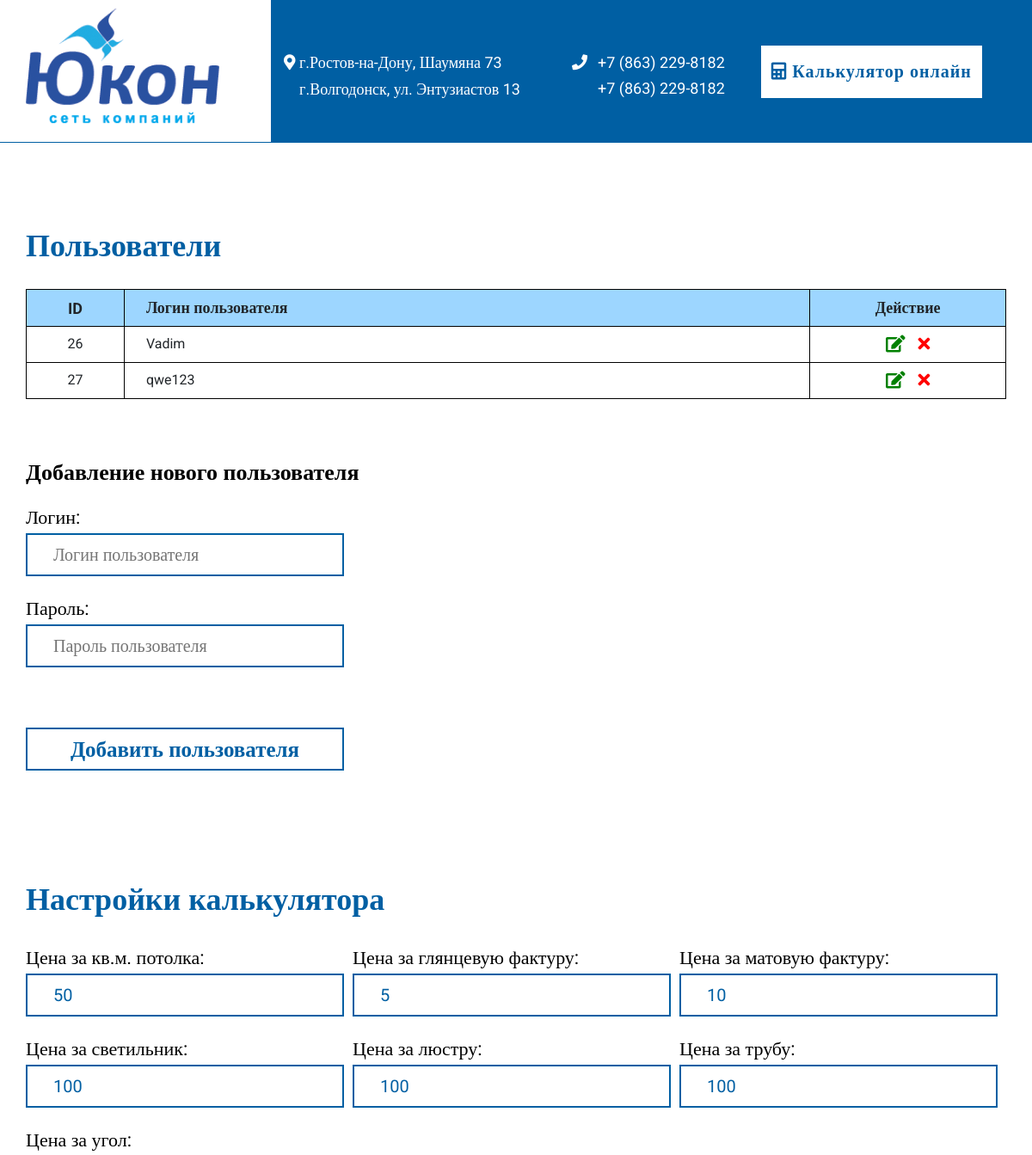
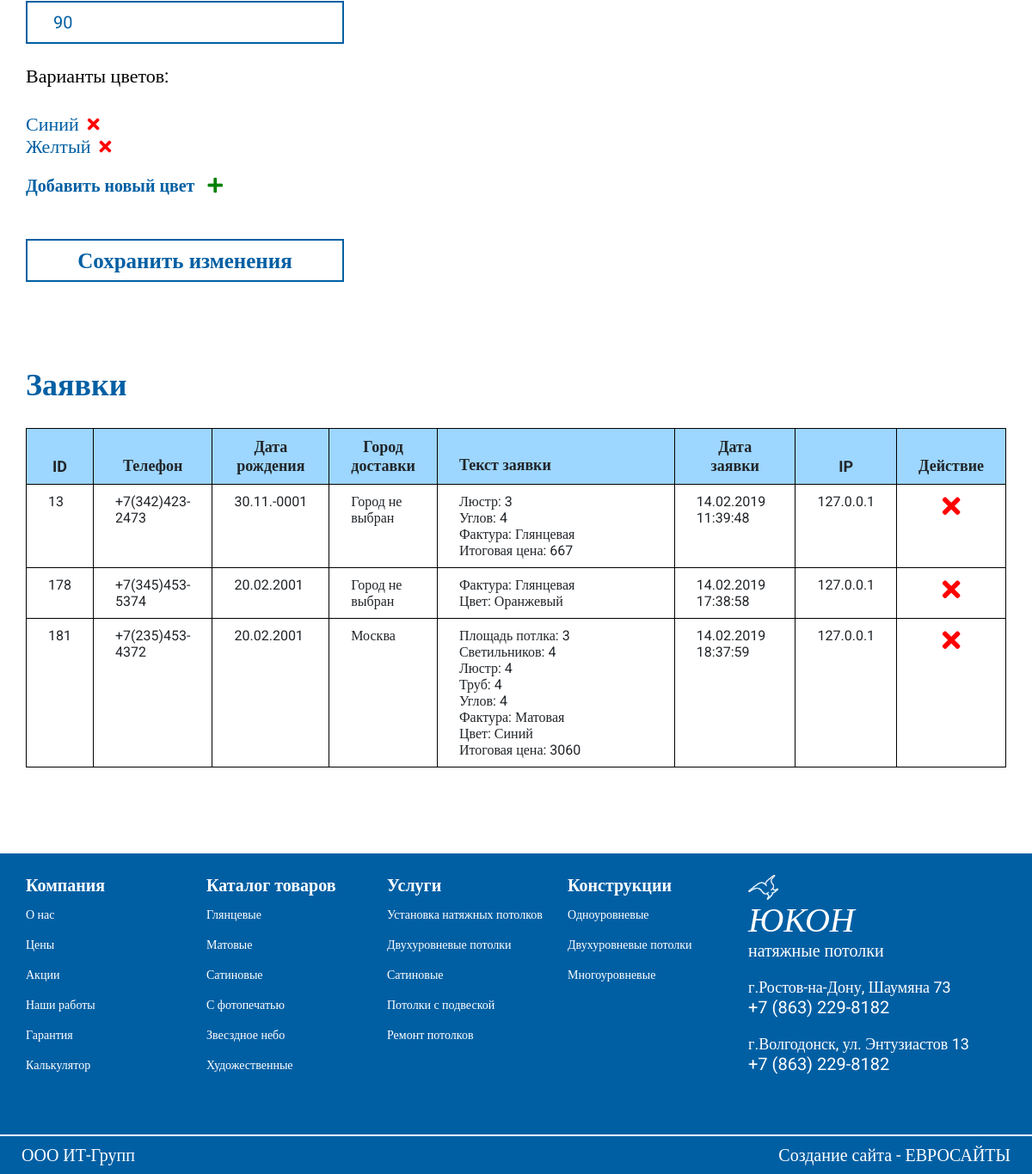
Screenshot of /admin.php (signed in) with the database file from the repository (2 pictures, top to bottom).
### tables this page shows
CREATE TABLE `users` (
  `id` int(5) UNSIGNED NOT NULL,
  `login` varchar(50) NOT NULL,
  `password` varchar(200) NOT NULL
);

CREATE TABLE `settings` (
  `id` int(5) NOT NULL,
  `price_m2` decimal(10,0) NOT NULL,
  `priсe_lamp` decimal(10,0) NOT NULL,
  `price_light` decimal(10,0) NOT NULL,
  `price_pipe` decimal(10,0) NOT NULL,
  `price_corner` decimal(10,0) NOT NULL,
  `price_glossy_texture` decimal(10,0) NOT NULL,
  `price_matte_texture` decimal(10,0) NOT NULL,
  `option_color` text NOT NULL
);

CREATE TABLE `request` (
  `id` int(5) NOT NULL,
  `sity_delivery` varchar(50) NOT NULL,
  `birthday` date NOT NULL,
  `phone` varchar(30) NOT NULL,
  `text` text NOT NULL,
  `date_request` datetime NOT NULL,
  `ip_user` varchar(50) NOT NULL
);

### application/core/Db.class.php (called while the page is built, shortened)
<?php
class Db
{
  private $connection;
  static private $instance = null;
  private function __construct()
  {
      $this->connection = new Mysqli(HOST, USER, PASS, DATABASE);
  }
  static function getInstance()
  {
   if(self::$instance == null) {
    self::$instance = new self();
   }
   return self::$instance;
  }
  public function getAllRecords($table_name){
      $sql_query = "SELECT * FROM $table_name";
      $result =  $this->connection->query($sql_query);
      return $result;
  }
}

### application/models/MainModel.class.php (called while the page is built, shortened)
<?php
require_once $_SERVER['DOCUMENT_ROOT'] . '/application/core/Db.class.php';
class MainModel
{
    static function getColor(){
        $mysqli = Db::getInstance();
        $result_settings = $mysqli-> getAllRecords('settings');
        $row_settings = $result_settings->fetch_assoc();
        $color = json_decode($row_settings['option_color'],true);
        return $color;
    }
}

### application/views/admin/index.php (the view, shortened to what this page needs)
<?php
    require $_SERVER['DOCUMENT_ROOT'] . '/application/models/MainModel.class.php';
    require $_SERVER['DOCUMENT_ROOT'] . '/application/models/AdminModel.class.php';
    $color=MainModel::getColor();
    $user=AdminModel::getUsers();
    $row_settings=AdminModel::getSettings();
    $requests=AdminModel::getRequest();
?>
<div class="container">
    <div class="row">
      <div class="col">
        <div class="info_user">
          <span class="header_block">Пользователи</span>
          <table class="table_user table_user_add">
            <tr>
               <th class="column_one">ID</th>
               <th class="column_two">Логин пользователя</th>
               <th class="column_three">Действие</th>
            </tr>
              <? foreach ($user as $value): ?>
                    <tr data-id="<?=$value['id']?>">
                      <td class="column_one"><?=$value['id']?></td>
                      <td class="column_two"><?=$value['login']?></td>
                      <td class="column_three"><i data-action="change_user" data-id="<?=$value['id']?>" class="table_edit fas fa-edit"></i><i data-action="del_user" data-id="<?=$value['id']?>" class="table_closs fas fa-times"></i></td>
                    </tr>
              <? endforeach; ?>
          </table>
        </div>
      </div>
    </div>
    <div class="row">
      <div class="col">
        <div class="add_user">
            <form method="POST" id="add_user" action="" name="add_user">
              <span class="header_add">Добавление нового пользователя</span>
              <br>
              <span class="top_input">Логин:</span>
              <br>
              <input class="input_add" type="text" name="login" size="25" placeholder="Логин пользователя">
              <br>
              <span class="top_input">Пароль:</span>
              <br>
              <input class="input_add" type="password" name="password" size="25" placeholder="Пароль пользователя">
              <br>
              <button data-action="add_user" class="add_button add_user_button type="submit">Добавить пользователя</button>
            </form>
        </div>
      </div>
    </div>
    <div class="setting_calc">
      <div class="row">
        <div class="col">
          <span class="header_block">Настройки калькулятора</span>
        </div>
      </div>
      <div class="row d-flex flex-wrap">
        <div class="col-xl-4 col-lg-4 col-md-12 order-3 order-lg-1">
            <form class="form-calc" method="POST" action="" name="settings">
                <span class="top_input">Цена за кв.м. потолка:</span>
                <br>
                <input class="input_setting" type="text" name="price_m2" value="<?php echo $row_settings['price_m2']; ?>">
                <br>
                <span class="top_input">Цена за светильник:</span>
                <br>
                <input class="input_setting" type="text" name="priсe_lamp" value="<?php echo $row_settings['priсe_lamp']; ?>">
                <br>
                <span class="top_input">Цена за угол:</span>
                <br>
                <input class="input_setting" type="text" name="price_corner" value="<?php echo $row_settings['price_corner']; ?>">
                <br>
                <span class="top_input">Варианты цветов:</span>
                <br>
                <div class="option_color">
                    <? foreach ($color as $value): ?>
                        <br><span><span><?=$value?></span><i data-action='del_color' class="color_cross fas fa-times"></i></span>
                    <? endforeach; ?>
                </div>
                <div class="add_color">
                    <span class="add_color_span">Добавить новый цвет</span><i class="add_icon fas fa-plus"></i>
                </div>
                <button class="add_button add_setting_button" type="submit">Сохранить изменения</button>
        </div>
                <div class="col-xl-4 col-lg-4 col-md-12 order-1 order-lg-2">
                  <span class="top_input">Цена за глянцевую фактуру:</span>
                  <br>
                  <input class="input_setting" type="text" name="price_glossy_texture" value="<?php echo $row_settings['price_glossy_texture']; ?>">
                  <br>
                  <span class="top_input">Цена за люстру:<span>
                  <br>
                  <input class="input_setting" type="text" name="price_light" value="<?php echo $row_settings['price_light']; ?>">
                </div>
                <div class="col-xl-4 col-lg-4 col-md-12 order-2 order-lg-3">
                  <span class="top_input">Цена за матовую фактуру:</span>
                  <br>
                  <input class="input_setting" type="text" name="price_matte_texture" value="<?php echo $row_settings['price_matte_texture']; ?>">
                  <br>
                  <span class="top_input">Цена за трубу:</span>
                  <br>
                  <input class="input_setting" type="text" name="price_pipe" value="<?php echo $row_settings['price_pipe']; ?>">
                </div>
      </div>
    </div>
    <div class="row">
      <div class="col">
        <div class="requests">
          <span class="header_block">Заявки</span>
          <table class="table_user table_request">
              <tr>
                 <th>ID</th>
                 <th>Телефон</th>
                 <th>Дата рождения</th>
                 <th>Город доставки</th>
                 <th>Текст заявки</th>
                 <th>Дата заявки</th>
                 <th>IP</th>
                 <th>Действие</th>
              </tr>
              <? foreach ($requests as $value): ?>
                    <tr>
                        <td><?=$value['id']?></td>
                        <td><?=$value['phone']?></td>
                        <td><?=$value['birthday']?></td>
                        <td><?=$value['sity_delivery']?></td>
                        <td><?=$value['text']?></td>
                        <td><?=$value['date_request']?></td>
                        <td><?=$value['ip_user']?></td>
                        <td><i data-action="del_request" data-id="<?=$value['id']?>" class="table_cross fas fa-times"></i></td>
                  </tr>
              <? endforeach; ?>
            </table>
          </div>
      </div>
    </div>
  </div>

### application/models/AdminModel.class.php (shortened to what this page needs)
<?php
require_once $_SERVER['DOCUMENT_ROOT'] . '/application/core/Db.class.php';
class AdminModel
{
    static function getUsers(){
        $mysqli= Db::getInstance();
        $result_users = $mysqli-> getAllRecords('users');
        $user_array=[];
        while($user = $result_users->fetch_assoc()) {
            $user_array[]=$user;
        }
        return $user_array;
    }
    static function getSettings()
    {
        $mysqli= Db::getInstance();
        $result_settings = $mysqli-> getAllRecords('settings');
        $row_settings=$result_settings->fetch_assoc();
        return $row_settings;
    }
    static function  getRequest()
    {
        $mysqli = Db::getInstance();
        $result_request = $mysqli->getAllRecords('request');
        $request_array = [];
        while ($request = $result_request->fetch_assoc()) {
            $text = '';
            $text_array = json_decode($request['text'], true);
            $new_birh = date("d.m.Y", strtotime($request['birthday']));
            $request['date_request'] = date("d.m.Y H:i:s", strtotime($request['date_request']));
            foreach ($text_array as $key => $value) {
                $text = $text . $key . ": " . $value . "<br>";
            }
            $request['text']=$text;
            $request['birthday']=$new_birh;
            $request_array[]=$request;
        }
        return $request_array;
    }
}

### rows the page displays
users: id "26", login "Vadim"
users: id "27", login "qwe123"
settings: price_m2 "50", priсe_lamp "100", price_corner "90", option_color "Синий", option_color "Желтый", price_glossy_texture "5", price_light "100", price_matte_texture "10", price_pipe "100"
request: id "13", phone "+7(342)423-2473", birthday "30.11.-0001", sity_delivery "Город не выбран", key "Люстр Углов Фактура Итоговая цена", text "3 4 Глянцевая 667", date_request "14.02.2019 11:39:48", ip_user "127.0.0.1"
request: id "178", phone "+7(345)453-5374", birthday "20.02.2001", sity_delivery "Город не выбран", key "Фактура Цвет", text "Глянцевая Оранжевый", date_request "14.02.2019 17:38:58", ip_user "127.0.0.1"
request: id "181", phone "+7(235)453-4372", birthday "20.02.2001", sity_delivery "Москва", key "Площадь потлка Светильников Люстр Труб Углов Фактура Цвет Итоговая цена", text "3 4 4 4 4 Матовая Синий 3060", date_request "14.02.2019 18:37:59", ip_user "127.0.0.1"
